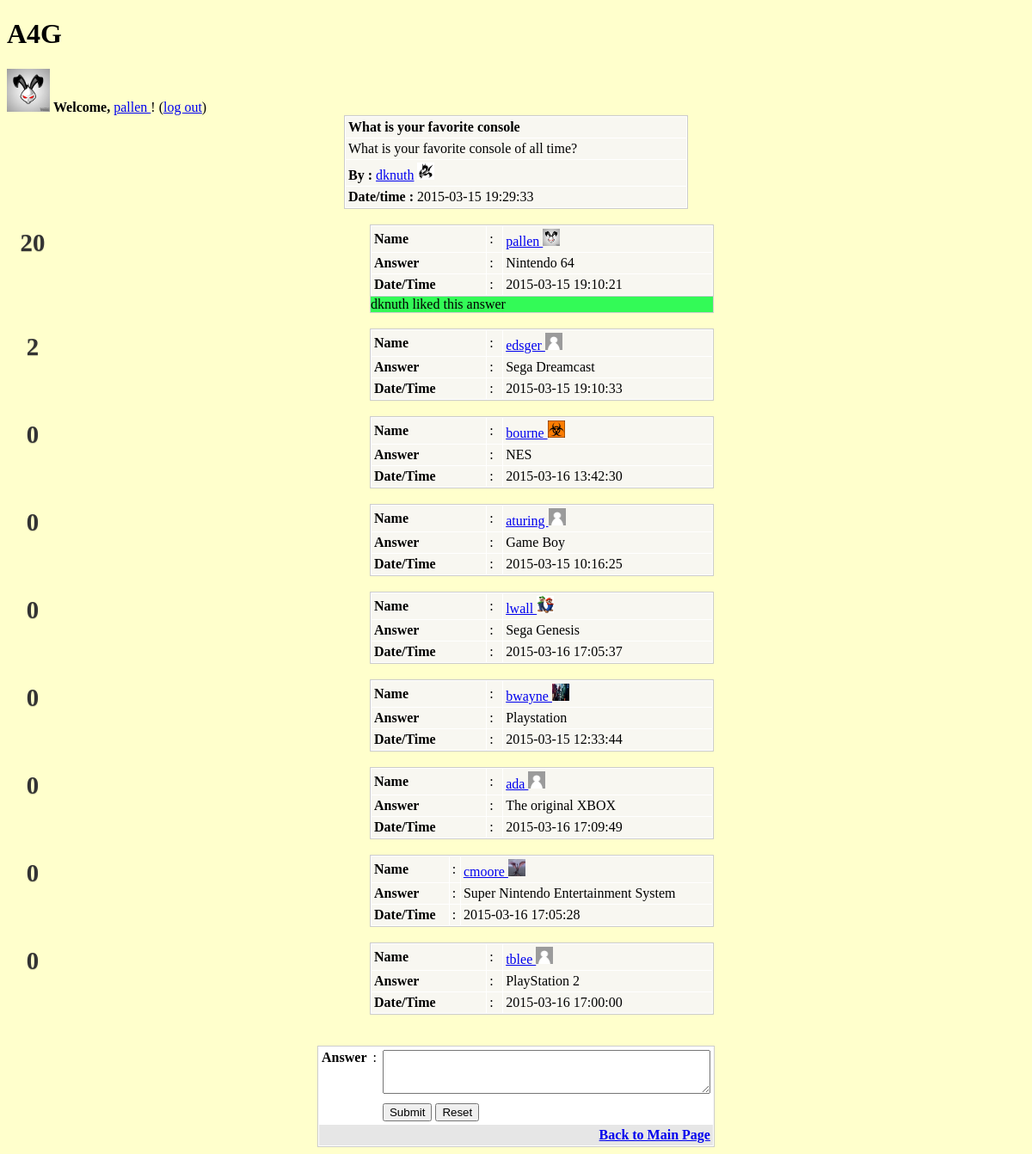
The page /view.php?id=1 (signed in) on the database its author committed.
### tables this page shows
CREATE TABLE IF NOT EXISTS `user` (
`id` int(4) NOT NULL,
  `username` varchar(30) NOT NULL,
  `password` varchar(30) NOT NULL,
  `picture` longtext NOT NULL
);

CREATE TABLE IF NOT EXISTS `question` (
  `u_id` int(4) NOT NULL,
`q_id` int(4) NOT NULL,
  `topic` varchar(255) NOT NULL,
  `detail` longtext NOT NULL,
  `datetime` timestamp NOT NULL DEFAULT '0000-00-00 00:00:00' ON UPDATE CURRENT_TIMESTAMP,
  `view` int(4) DEFAULT '0',
  `reply` int(4) DEFAULT '0',
  `value` int(5) NOT NULL DEFAULT '0'
);

CREATE TABLE IF NOT EXISTS `answer` (
  `user_id` int(4) NOT NULL,
  `question_id` int(4) NOT NULL,
`a_id` int(4) NOT NULL,
  `a_answer` longtext NOT NULL,
  `a_datetime` timestamp NOT NULL DEFAULT '0000-00-00 00:00:00',
  `vote` int(5) NOT NULL DEFAULT '0',
  `like` tinyint(1) NOT NULL DEFAULT '0'
);

### view.php (the view, shortened to what this page needs)
<?php
include_once "creds.php";
$tbl_name="question";
$tbl_name2="user";
$tbl_name3="answer";
$db = new mysqli($host, $user,$pw,$db_name);
$id=$_GET['id'];
$sql="SELECT * FROM `$tbl_name` WHERE `q_id` = $id";
$result=$db->query($sql) ;
$rows=mysqli_fetch_array($result);
?>
<!DOCTYPE html>
<html>
<head>
<link href="http://netdna.bootstrapcdn.com/font-awesome/3.2.1/css/font-awesome.min.css" rel="stylesheet">
<link rel="stylesheet" type="text/css" href="style.css">
</head>
<h1> A4G </h1>
<body>
<?php
	$uname = $_SESSION['username'];
	$sql1="SELECT id FROM `$tbl_name2` WHERE `username` =  '".$uname. "'";
	$results=$db->query($sql1);
	$row=mysqli_fetch_array($results);
	$sqlpic ="SELECT picture FROM `$tbl_name2` WHERE `username` = '".$uname. "'";
	$respic = $db->query($sqlpic);
	$rpic = mysqli_fetch_array($respic);
	if($rpic['picture'] == "" ){
		echo "<img width='50' height = '50' src='Pictures/default.png' alt='Default Profile Pic'>";
	}
	else{
		echo"<img width='50' height='50' src='Pictures/".$rpic['picture']."' alt=Profile Pic'>";
	}
?>
<td> <strong>Welcome, </strong> <a href="profile.php?id=<?php echo $row['id']; ?>" ><?=$_SESSION['username']?> </a> !  (<a href="index.php?action=logout">log out</a>)</td>
<table width="400" border="0" align="center" cellpadding="0" cellspacing="1" bgcolor="#CCCCCC">
<tr>
<td><table width="100%" border="0" cellpadding="3" cellspacing="1" bordercolor="1" bgcolor="#FFFFFF">
<tr>
<td bgcolor="#F8F7F1"><strong><?php echo $rows['topic']; ?></strong></td>
</tr>
<tr>
<td bgcolor="#F8F7F1"><?php echo $rows['detail']; ?></td>
</tr>
<tr>
<?php
$name = "Anon";
$number = $rows['u_id'];
$sqli="SELECT username FROM `$tbl_name2` WHERE `id`= $number";
$res=$db->query($sqli);
$row=mysqli_fetch_array($res);
if (isset($row)){
	$name=$row['username'];
}
?>
<td bgcolor="#F8F7F1"><strong>By :</strong> <a href="profile.php?id=<?php echo $rows['u_id']; ?>" ><?php echo $name; ?></a>
<?php
	$sqlpicture = "SELECT picture FROM `$tbl_name2` WHERE `id` =$number";
	$picres=$db->query($sqlpicture);
	$picrow=mysqli_fetch_array($picres);
	if($picrow['picture'] == "" ){
		echo "<img width='20' height = '20' src='Pictures/default.png' alt='Default Profile Pic'>";
	}
	else{
		echo"<img width='20' height='20' src='Pictures/".$picrow['picture']."' alt=Profile Pic'>";
	}
?>
</td>
</tr>
<tr>
<td bgcolor="#F8F7F1"><strong>Date/time : </strong><?php echo $rows['datetime']; ?></td>
</tr>
</table></td>
</tr>
</table>
<BR>
	<?php
$sql2="SELECT * FROM `$tbl_name3` WHERE `question_id` = $id  ORDER BY `like` DESC ";
$result2=$db->query($sql2);
while($rows=mysqli_fetch_array($result2)){
	?>
<table width="400" border="0" align="center" cellpadding="0" cellspacing="1" bgcolor="#CCCCCC">
<tr>
<td><table width="100%" border="0" cellpadding="3" cellspacing="1" bgcolor="#FFFFFF">
<tr>
<?php
$num = $rows['user_id'];
$sqli2="SELECT * FROM `$tbl_name2` WHERE `id`= $num";
$ress=$db->query($sqli2);
$roww=mysqli_fetch_array($ress);
if (isset($ress)){
$a_name=$roww['username'];
}
?>
<td bgcolor="#F8F7F1"><strong>Name</strong></td>
<td bgcolor="#F8F7F1">:</td>
<td bgcolor="#F8F7F1"><a href="profile.php?id=<?php echo $roww['id']; ?>"> <?php echo $a_name; ?> </a>
<?php
	$sqlpicture = "SELECT picture FROM `$tbl_name2` WHERE `id` =$num";
	$picres=$db->query($sqlpicture);
	$picrow=mysqli_fetch_array($picres);
	if($picrow['picture'] == "" ){
		echo "<img width='20' height = '20' src='Pictures/default.png' alt='Default Profile Pic'>";
	}
	else{
		echo"<img width='20' height='20' src='Pictures/".$picrow['picture']."' alt=Profile Pic'>";
	}
?>
</td>
</tr>
<form method="post"id="like_form" action="like.php">
<tr>
<td bgcolor="#F8F7F1"><strong>Answer</strong></td>
<td bgcolor="#F8F7F1">:</td>
<td bgcolor="#F8F7F1"><?php echo $rows['a_answer']; ?></td>
</tr>
<tr>
<td bgcolor="#F8F7F1"><strong>Date/Time</strong></td>
<td bgcolor="#F8F7F1">:</td>
<td bgcolor="#F8F7F1"><?php echo $rows['a_datetime']; ?></td>
</tr>
</table></td>
</tr>
<div class="item" data-postid="<?php echo $rows['a_id']; ?>" data-score="<?php echo $rows['vote']; ?>">
<div class = "vote-span">
	<div class="vote-score"><?php echo $rows['vote']; ?></div>
</div>
</div>
<?php
if($rows['like'] == 1){ ?>
<tr>
<td bgcolor="#33fa57"><?php echo $name; ?> liked this answer</td>
</tr>
<?php
}
?>
</table></td>
</table><br></form>
<?php
}
?>
<BR>
	<table width="400" border="0" align="center" cellpadding="0" cellspacing="1" bgcolor="#CCCCCC">
<tr>
<form name="form1" method="post" action="add_answer.php">
<td>
<table width="100%" border="0" cellpadding="3" cellspacing="1" bgcolor="#FFFFFF">
<tr>
<td valign="top"><strong>Answer</strong></td>
<td valign="top">:</td>
<td><textarea name="a_answer" cols="45" rows="3" id="a_answer"></textarea></td>
</tr>
<tr>
<td>&nbsp;</td>
<td><input name="id" type="hidden" value="<?php echo $id; ?>"></td>
<td><input type="submit" name="Submit" value="Submit"> <input type="reset" name="Submit2" value="Reset"></td>
</tr>
<tr>
<td colspan="5" align="right" bgcolor="#E6E6E6"><a href="index.php"><strong>Back to Main Page</strong> </a></td>
</tr>
</table>
</td>
</form>
</tr>
</table>
</body>
</html>

### style.css (style rules this page uses)
.vote-span { width: 60px; float: left; margin: 5px 0; }
.vote, .vote-score { clear: both; text-shadow: 0 1px 1px rgba(0, 0, 0, 0.2); cursor: pointer; text-align: center; color: #333; font-size: 1.8em; font-weight: bold; }
.vote-score { cursor: text; }
body { background-color: #FFFFCC; }
h1 { color: : #3333CC; }

### rows shown on the page
user: picture (picture)
question: topic "What is your favorite console", detail "What is your favorite console of all time?", datetime "2015-03-15 19:29:33"
user: username "dknuth", picture (picture)
answer: user.username "pallen", user.picture (picture), a_answer "Nintendo 64", a_datetime "2015-03-15 19:10:21", vote "20"
answer: user.username "edsger", a_answer "Sega Dreamcast", a_datetime "2015-03-15 19:10:33", vote "2"
answer: user.username "bourne", user.picture (picture), a_answer "NES", a_datetime "2015-03-16 13:42:30", vote "0"
answer: user.username "aturing", a_answer "Game Boy", a_datetime "2015-03-15 10:16:25", vote "0"
answer: user.username "lwall", user.picture (picture), a_answer "Sega Genesis", a_datetime "2015-03-16 17:05:37", vote "0"
answer: user.username "bwayne", user.picture (picture), a_answer "Playstation", a_datetime "2015-03-15 12:33:44", vote "0"
answer: user.username "ada", a_answer "The original XBOX", a_datetime "2015-03-16 17:09:49", vote "0"
answer: user.username "cmoore", user.picture (picture), a_answer "Super Nintendo Entertainment System", a_datetime "2015-03-16 17:05:28", vote "0"
answer: user.username "tblee", a_answer "PlayStation 2", a_datetime "2015-03-16 17:00:00", vote "0"

### other values the page prints
$_SESSION['username'] "pallen"
